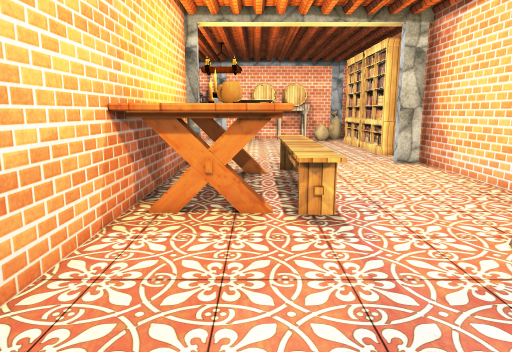
[1] (above)

24 first-person views from a walk through a Unity game level. The camera is 1.4 m above the floor, tilts 10° down and sees 70° across. The floor is counted in squares, 0.6 m on a side. Each view is taken from the middle of a square. On the plan, view 1 faces up. The plan holds only what a view shows up to about 20 squares ahead; the rest is blank. The player character is not drawn. Some surface patterns are stand-ins.

[2]
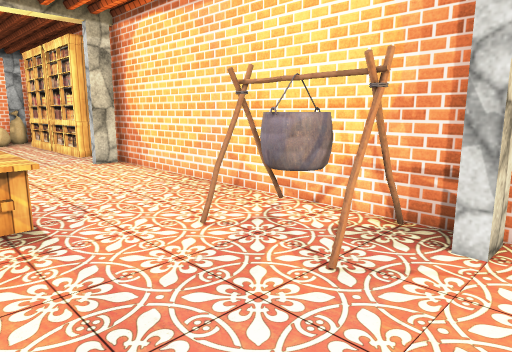

[3]
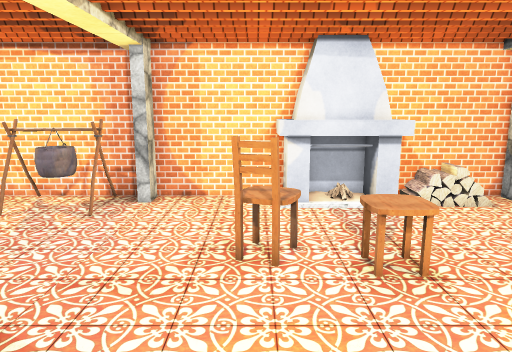

[4]
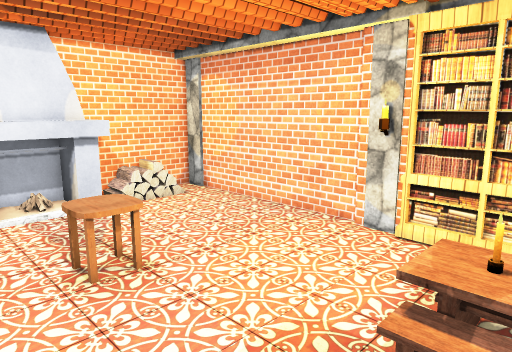

[5]
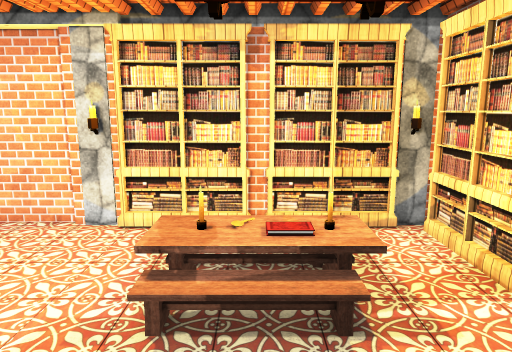

[6]
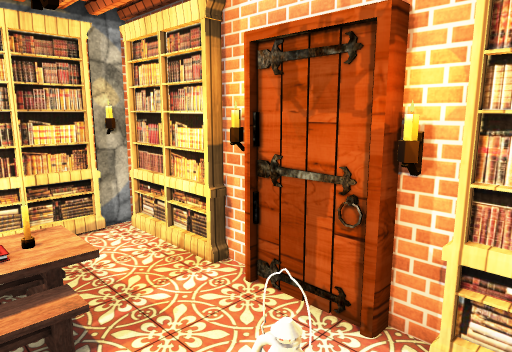

[7]
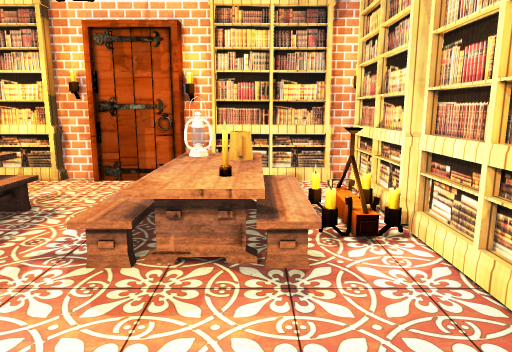

[8]
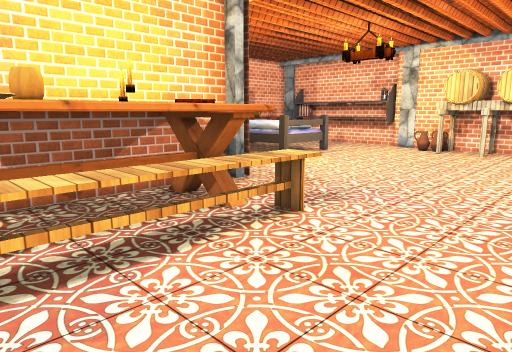

[9]
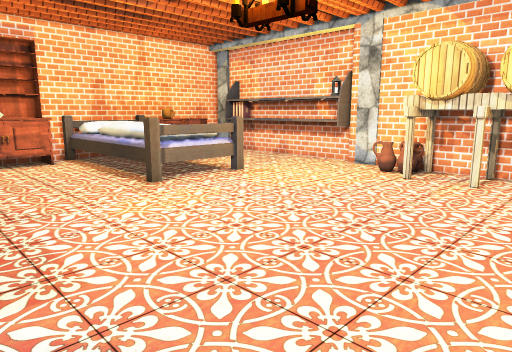

[10]
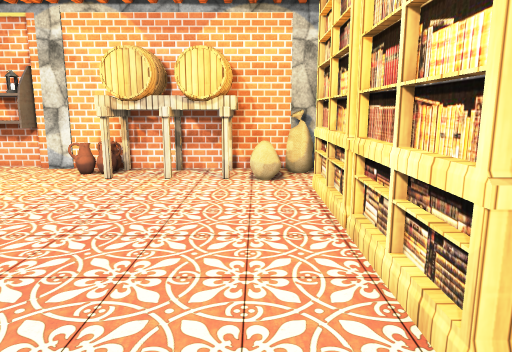

[11]
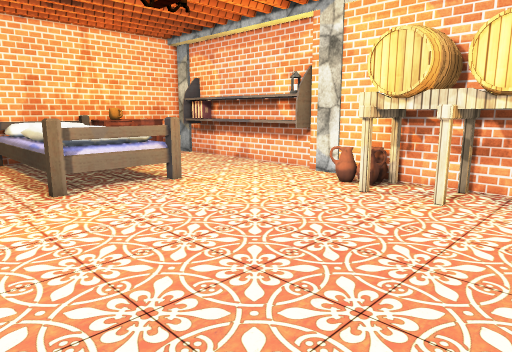

[12]
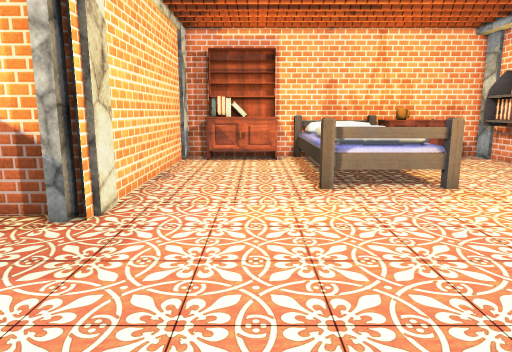

[13]
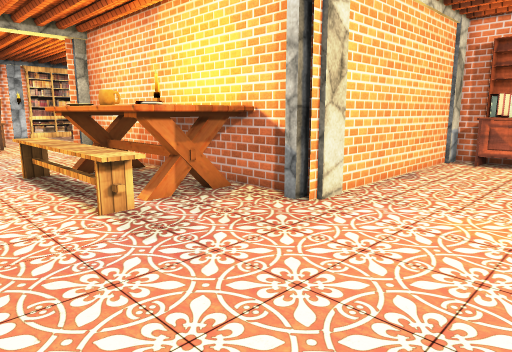

[14]
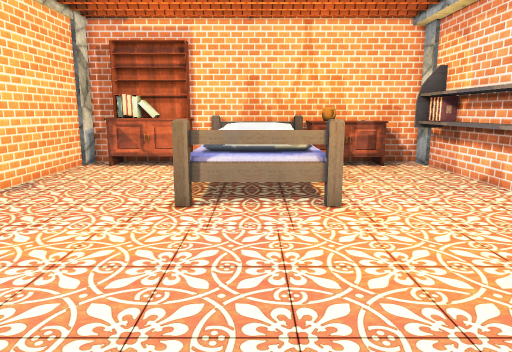

[15]
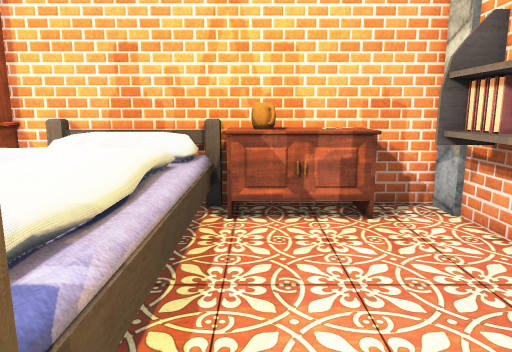

[16]
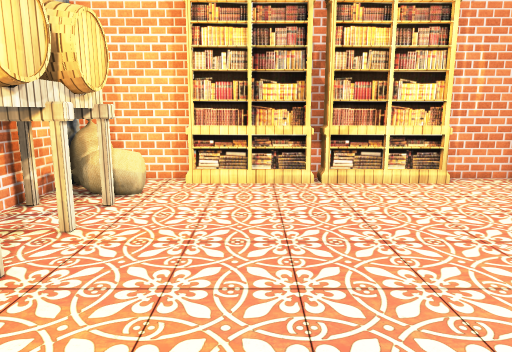

[17]
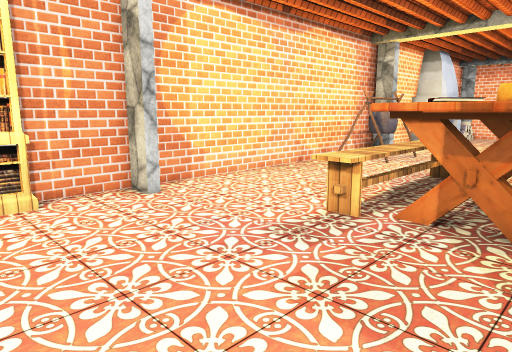

[18]
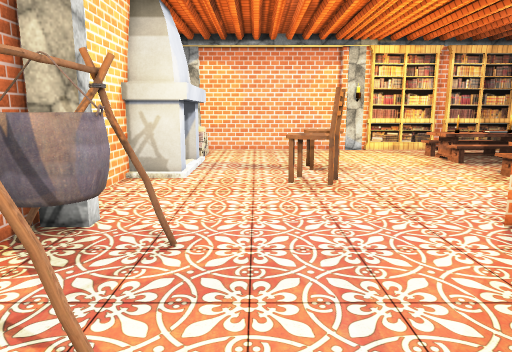

[19]
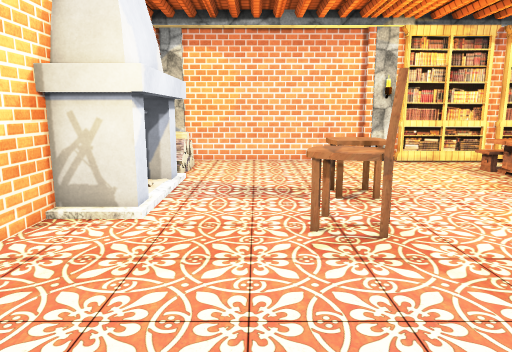

[20]
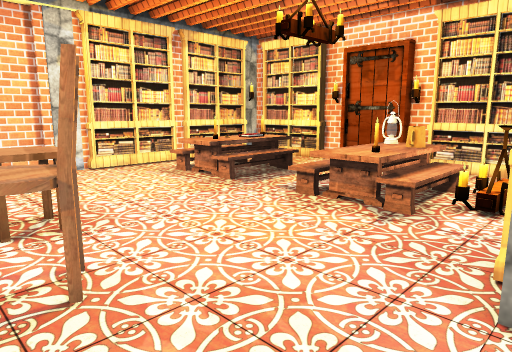

[21]
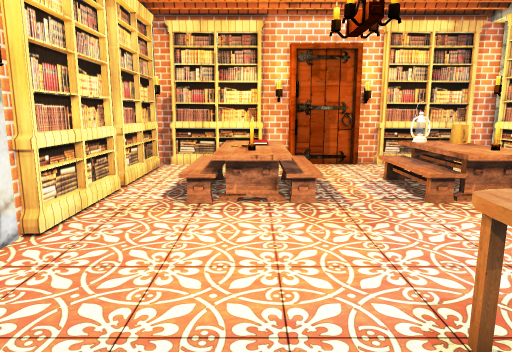

[22]
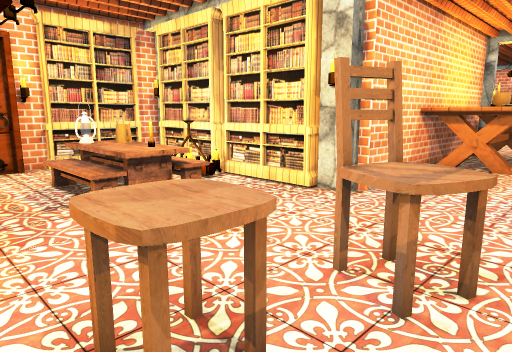

[23]
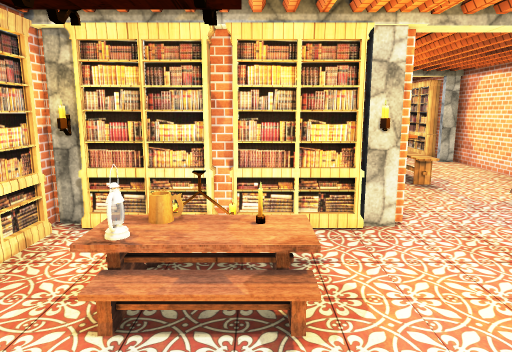

[24]
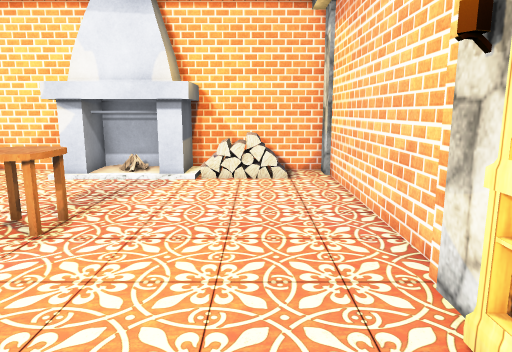

### Floor plan
Key: @ floor where view 1 was taken; # wall or solid block; . main floor; : floor 0.75 m higher than the main floor; / step, stairs or slope; B bookshelf; E bench; T table; P pot; C chair; F fireplace; A barrel; G bed; K books; S shelf; H sack; O other object.
Columns run from 14 left of view 1 to 8 right of it. Each row starts with its distance up from view 1.
 33 ###SSSSSSS##
 32 # KKSSSSSSS##O## ######
 31 #O..........OOA###AHHH#
 30 OO............A###AHH.#
 29 OO............AA A#H..#
 28 OO...................BB
 27 #OGGGGGGG............B
 26 GGGGGGGGG............B
 25 GGGGGGGGG............B
 24 GGGGGGGGG............BB
 23 #GGGGGGGG............B
 22 #O...................B
 21 OO...................B
 20 KO...................BB
 19 KO....................#
 18 #.....................#
 17 ############.........##
 16            #..........#
 15            #TTTEE.....#
 14            TTTKEE.....#
 13            T KKEE.....#
 12            TTO EE.....#
 11            T T EE.....#
 10            T OOEE.....#
  9            TTTTEE.....#
  8            #TTTEE.....#
  7            #..........#
  6            #.......PPP#
  5            #.......PP.#
  4            #.......PP.#
  3            #.......PPP#
  2 ##   B#   ##........###
  1 # BBBBBBBBB#.........##
  0  B../OO.......@.......#
 -1  B../////.............#
 -2  B..O////......C......#
 -3 BB..O : /.....CCC.....#
 -4 #O..O////.....CCC..FFFF
 -5 ##.................FFFF
 -6  #...........CCC...FFF
 -7 ##............CC...FFFF
 -8 O...O////..........FFFF
 -9 BB..O   /...........FF#
-10  B..O////...........OO#
-11  B.. ////...........O #
-12  B..................//#
-13 BBBBBBBBBBB##.........#
-14 ##B   B   B############

Where each view was taken, in squares from view 1:
view 1: 0 up, 0 right, facing up
view 2: 0 up, 0 right, facing up-right
view 3: 3 down, 8 left, facing right
view 4: 3 down, 8 left, facing down-right
view 5: 2 down, 8 left, facing down
view 6: 2 down, 8 left, facing down-left
view 7: 2 down, 1 left, facing left
view 8: 8 up, 7 right, facing up-left
view 9: 17 up, 5 right, facing up-left
view 10: 17 up, 5 right, facing up
view 11: 20 up, 5 right, facing up-left
view 12: 21 up, 5 right, facing left
view 13: 23 up, 5 right, facing down-left
view 14: 25 up, 3 right, facing left
view 15: 28 up, 5 left, facing left
view 16: 26 up, 5 left, facing right
view 17: 22 up, 3 left, facing down-right
view 18: 9 up, 3 right, facing down
view 19: 4 up, 3 right, facing down
view 20: 2 up, 2 right, facing down-left
view 21: 9 down, 3 right, facing left
view 22: 8 down, 3 right, facing up-left
view 23: 10 down, 7 left, facing up
view 24: 11 down, 7 left, facing right
